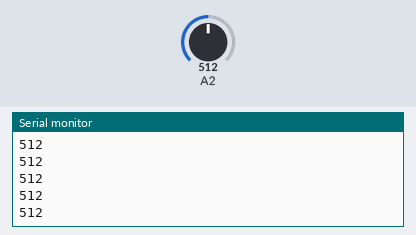
A sketch run on a simulated Arduino Uno, built with avr-gcc and run on an emulated ATmega328P. Parts: the last lines printed to the serial monitor. The inputs (shaded band) are chosen by the test bench; at power-on: A2 = 512.

Above: at 1.2 s.
1.3 s: A2 set to 716
At 2.1 s:
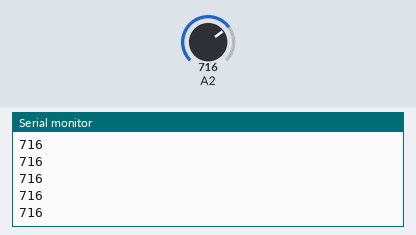
2.8 s: A2 set to 900
At 3.7 s:
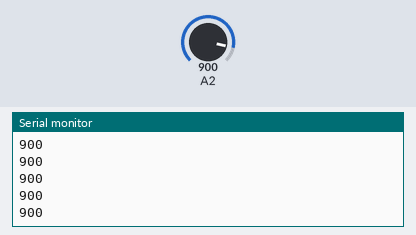
Timing chart, 0 to 5.8 s (numbered marks = the images above; inputs shaded):
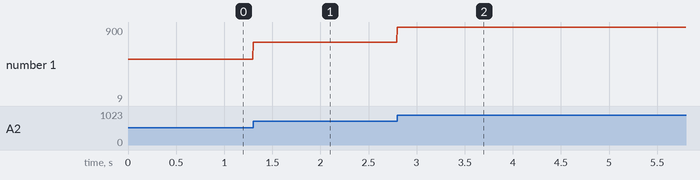

The sketch:

main.ino
```cpp
#include "AnalogReading.h"
#define INPUT_CHANNEL 2
const int baudRate = 9600;
uint16_t measure(uint8_t pin) {
  return sampleInput(pin);
}
void setup() {
  Serial.begin(baudRate);
}
void loop() {
  Serial.println(measure(INPUT_CHANNEL));
  Serial.flush();
}
```

AnalogReading.cpp
```cpp
#include <Arduino.h>
#include "AnalogReading.h"
uint16_t sampleInput(uint8_t pin) { return analogRead(pin); }
```

AnalogReading.h
```cpp
#include <stdint.h>
uint16_t sampleInput(uint8_t pin);
```

Measured:
- after the input at 1.3 s, the serial monitor: prints a new line at once (image 1)
- after the input at 2.8 s, the serial monitor: prints a new line at once (image 2)
- plotted number 1: 512 → 716 after the input at 1.3 s, 716 → 9 after the input at 2.8 s
